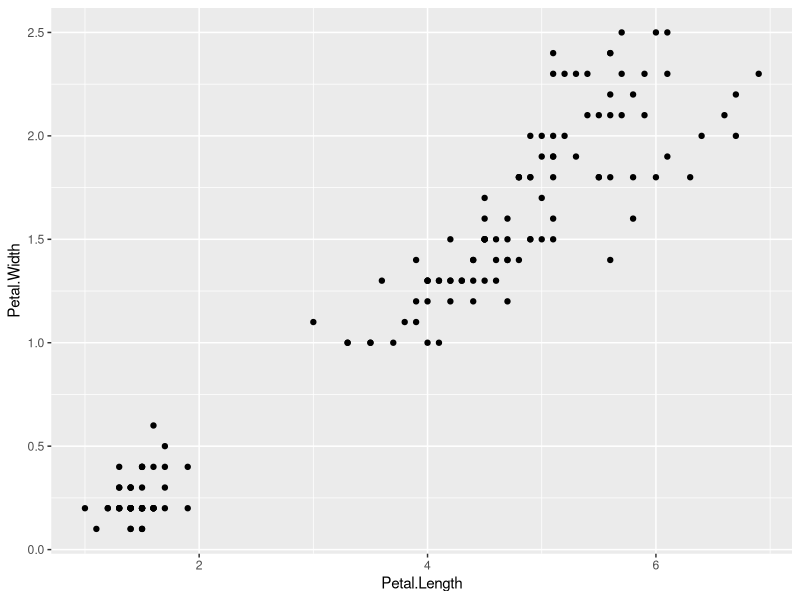
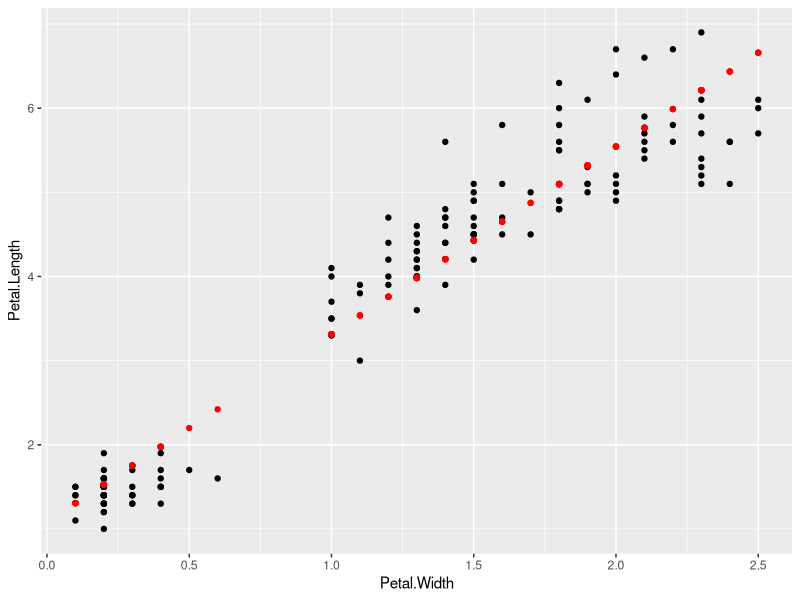

Write the R code that produced these figures, in order.
# Linear Regression

library(ggplot2)
library(tidyverse)

ggplot(iris, aes(Petal.Length, Petal.Width)) +geom_point()


linear_regression = function(x,y){
   beta1=cov(x,y) / var(x)
   beta0 = mean(y)-beta1*mean(x)
   sigma2 = mean((y - beta0 - beta1 * x)^2)
   list(beta0 = beta0, beta1 = beta1, sigma2 = sigma2)
} 


lr = linear_regression(iris$Petal.Width,iris$Petal.Length)


iris$Petal.Length.Predict = lr$beta0 + lr$beta1*iris$Petal.Width 

ggplot(iris) +geom_point(aes(Petal.Width, Petal.Length),color="black") +geom_point(aes(
  Petal.Width, Petal.Length.Predict
),color="red" )


mean((iris$Petal.Length - iris$Petal.Length.Predict)^2)


lm(Petal.Length~Petal.Width, iris)